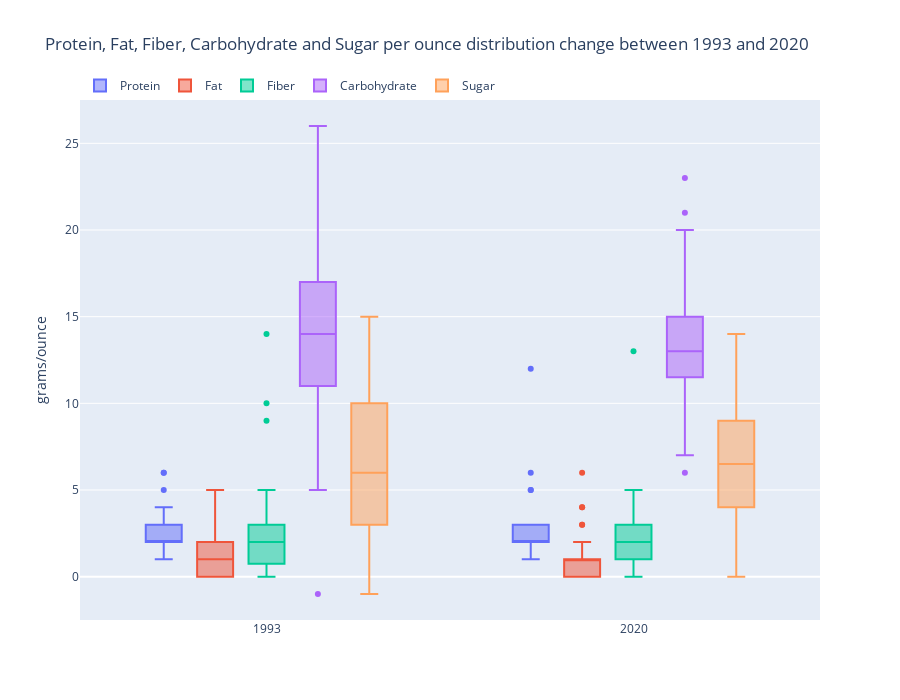

The cell this chart's notebook holds for it:
### Markdown cell above
#### `Protein`, `Fat`, `Fiber`, `Carbohydrate` and `Sugar`

### Code cell
fig = go.Figure()

for col_name in int_col_names[1:-2]:
    fig.add_trace(go.Box(y = df_main[col_name], x = df_main.Year, name = col_name, text = df_main['Name']))

fig.update_yaxes(title_text = 'grams/ounce')

fig.update_layout(boxmode = 'group', 
                  legend = dict(orientation = 'h', yanchor = 'bottom', y = 1.0, xanchor = 'left', x = 0),
                  height = 700,
                  title_text = 'Protein, Fat, Fiber, Carbohydrate and Sugar per ounce distribution change between 1993 and 2020')
fig.show()

### Figure 1 — Plotly figure (JSON) as saved in the notebook; plotly's stock layout.template omitted (floating-point values rounded to 4 significant figures)
{"data": [{"name": "Protein", "text": ["100% Bran", "100% Natural Bran", "All-Bran", "All-Bran with Extra Fiber", "Almond Delight", "Apple Cinnamon Cheerios", "Apple Jacks", "Basic 4", "Bran Chex", "Bran Flakes", "Cap'n'Crunch", "Cheerios", "Cinnamon Toast Crunch", "Clusters", "Cocoa Puffs", "Corn Chex", "Corn Flakes", "Corn Pops", "Count Chocula", "Cracklin' Oat Bran", "Cream of Wheat (Quick)", "Crispix", "Crispy Wheat & Raisins", "Double Chex", "Froot Loops", "Frosted Flakes", "Frosted Mini-Wheats", "Fruit & Fibre Dates", "Fruitful Bran", "Fruity Pebbles", "Golden Crisp", "Golden Grahams", "Grape Nuts Flakes", "Grape-Nuts", "Great Grains Pecan", "Honey Graham Ohs", "Honey Nut Cheerios", "Honey-comb", "Just Right Crunchy  Nuggets", "Just Right Fruit & Nut", "Kix", "Life", "Lucky Charms", "Maypo", "Dates & Almonds", "Peaches & Pecans", "Mueslix Crispy Blend", "Multi-Grain Cheerios", "Nut&Honey Crunch", "Nutri-Grain Almond-Raisin", "Nutri-grain Wheat", "Oatmeal Raisin Crisp", "Post Nat. Raisin Bran", "Product 19", "Puffed Rice", "Puffed Wheat", "Quaker Oat Squares", "Quaker Oatmeal", "Raisin Bran", "Raisin Nut Bran", "Raisin Squares", "Rice Chex", "Rice Krispies", "Shredded Wheat", "Shredded Wheat 'n'Bran", "Shredded Wheat spoon size", "Smacks", "Special K", "Strawberry Fruit Wheats", "Total Corn Flakes", "Total Raisin Bran", "Total Whole Grain", "Triples", "Trix", "Walnuts & Oats", "Wheat Chex", "Wheaties", "Wheaties Honey Gold", "All-Bran Complete Wheat Flakes Cereal", "Eggo", "Honey Smacks", "Krave Double Chocolate", "Peeps", "Smart Start", "Annie's Whole Grain Cereal", "Cascadian Farm Organic Raisin Bran", "Cheerios Multi Grain", "Chex Wheat Cereal", "Cookie Crisp", "Dunkaroos", "Fiber One", "Good Belly", "Larabar (Peanut Butter)", "Oatmeal Crisp", "Wonderworks (Peanut Butter)", "Ahold 100% Whole Grain", "Hannaford Frosted Flakes", "Martin's Food Lion", "Hannaford Tasteeos Cereal", "Ahold Vanilla Almond Cereal", "Kelloggs Special Fruit & Yogurt", "Kelloggs Special Original Cereal", "Quaker Life Cinnamon Multigrain", "Quaker Life Original Multigrain", "Quaker Life Ltd. Edition, Pumpkin Spice", "All-Bran", "Apple Jacks", "Basic 4", "Cocoa Puffs", "Corn Flakes", "Corn Pops", "Cracklin' Oat Bran", "Crispix", "Froot Loops", "Frosted Flakes", "Golden Grahams", "Kix", "Oatmeal Raisin Crisp", "Raisin Bran", "Raisin Nut Bran", "Rice Krispies", "Special K", "Total Whole Grain", "Trix", "Wheaties"], "type": "box", "x": [1993, 1993, 1993, 1993, 1993, 1993, 1993, 1993, 1993, 1993, 1993, 1993, 1993, 1993, 1993, 1993, 1993, 1993, 1993, 1993, 1993, 1993, 1993, 1993, 1993, 1993, 1993, 1993, 1993, 1993, 1993, 1993, 1993, 1993, 1993, 1993, 1993, 1993, 1993, 1993, 1993, 1993, 1993, 1993, 1993, 1993, 1993, 1993, 1993, 1993, 1993, 1993, 1993, 1993, 1993, 1993, 1993, 1993, 1993, 1993, 1993, 1993, 1993, 1993, 1993, 1993, 1993, 1993, 1993, 1993, 1993, 1993, 1993, 1993, 1993, 1993, 1993, 2020, 2020, 2020, 2020, 2020, 2020, 2020, 2020, 2020, 2020, 2020, 2020, 2020, 2020, 2020, 2020, 2020, 2020, 2020, 2020, 2020, 2020, 2020, 2020, 2020, 2020, 2020, 2020, 2020, 2020, 2020, 2020, 2020, 2020, 2020, 2020, 2020, 2020, 2020, 2020, 2020, 2020, 2020, 2020, 2020, 2020, 2020, 2020], "y": [4, 3, 4, 4, 2, 2, 2, 2, 2, 3, 1, 6, 1, 3, 1, 2, 2, 1, 1, 3, 3, 2, 2, 2, 2, 1, 3, 2, 2, 1, 2, 1, 3, 3, 3, 1, 3, 1, 2, 2, 2, 4, 2, 4, 4, 4, 2, 2, 2, 2, 3, 2, 2, 3, 2, 4, 4, 5, 2, 3, 2, 1, 2, 2, 3, 3, 2, 6, 2, 2, 2, 3, 2, 1, 2, 3, 3, 2, 3, 2, 2, 2, 1, 2, 3, 2, 2, 3, 2, 1, 2, 3, 3, 3, 12, 3, 1, 3, 3, 2, 2, 5, 2, 3, 2, 3, 1, 2, 2, 2, 1, 2, 2, 1, 2, 1, 2, 1, 2, 2, 2, 5, 6, 1, 2]}, {"name": "Fat", "text": ["100% Bran", "100% Natural Bran", "All-Bran", "All-Bran with Extra Fiber", "Almond Delight", "Apple Cinnamon Cheerios", "Apple Jacks", "Basic 4", "Bran Chex", "Bran Flakes", "Cap'n'Crunch", "Cheerios", "Cinnamon Toast Crunch", "Clusters", "Cocoa Puffs", "Corn Chex", "Corn Flakes", "Corn Pops", "Count Chocula", "Cracklin' Oat Bran", "Cream of Wheat (Quick)", "Crispix", "Crispy Wheat & Raisins", "Double Chex", "Froot Loops", "Frosted Flakes", "Frosted Mini-Wheats", "Fruit & Fibre Dates", "Fruitful Bran", "Fruity Pebbles", "Golden Crisp", "Golden Grahams", "Grape Nuts Flakes", "Grape-Nuts", "Great Grains Pecan", "Honey Graham Ohs", "Honey Nut Cheerios", "Honey-comb", "Just Right Crunchy  Nuggets", "Just Right Fruit & Nut", "Kix", "Life", "Lucky Charms", "Maypo", "Dates & Almonds", "Peaches & Pecans", "Mueslix Crispy Blend", "Multi-Grain Cheerios", "Nut&Honey Crunch", "Nutri-Grain Almond-Raisin", "Nutri-grain Wheat", "Oatmeal Raisin Crisp", "Post Nat. Raisin Bran", "Product 19", "Puffed Rice", "Puffed Wheat", "Quaker Oat Squares", "Quaker Oatmeal", "Raisin Bran", "Raisin Nut Bran", "Raisin Squares", "Rice Chex", "Rice Krispies", "Shredded Wheat", "Shredded Wheat 'n'Bran", "Shredded Wheat spoon size", "Smacks", "Special K", "Strawberry Fruit Wheats", "Total Corn Flakes", "Total Raisin Bran", "Total Whole Grain", "Triples", "Trix", "Walnuts & Oats", "Wheat Chex", "Wheaties", "Wheaties Honey Gold", "All-Bran Complete Wheat Flakes Cereal", "Eggo", "Honey Smacks", "Krave Double Chocolate", "Peeps", "Smart Start", "Annie's Whole Grain Cereal", "Cascadian Farm Organic Raisin Bran", "Cheerios Multi Grain", "Chex Wheat Cereal", "Cookie Crisp", "Dunkaroos", "Fiber One", "Good Belly", "Larabar (Peanut Butter)", "Oatmeal Crisp", "Wonderworks (Peanut Butter)", "Ahold 100% Whole Grain", "Hannaford Frosted Flakes", "Martin's Food Lion", "Hannaford Tasteeos Cereal", "Ahold Vanilla Almond Cereal", "Kelloggs Special Fruit & Yogurt", "Kelloggs Special Original Cereal", "Quaker Life Cinnamon Multigrain", "Quaker Life Original Multigrain", "Quaker Life Ltd. Edition, Pumpkin Spice", "All-Bran", "Apple Jacks", "Basic 4", "Cocoa Puffs", "Corn Flakes", "Corn Pops", "Cracklin' Oat Bran", "Crispix", "Froot Loops", "Frosted Flakes", "Golden Grahams", "Kix", "Oatmeal Raisin Crisp", "Raisin Bran", "Raisin Nut Bran", "Rice Krispies", "Special K", "Total Whole Grain", "Trix", "Wheaties"], "type": "box", "x": [1993, 1993, 1993, 1993, 1993, 1993, 1993, 1993, 1993, 1993, 1993, 1993, 1993, 1993, 1993, 1993, 1993, 1993, 1993, 1993, 1993, 1993, 1993, 1993, 1993, 1993, 1993, 1993, 1993, 1993, 1993, 1993, 1993, 1993, 1993, 1993, 1993, 1993, 1993, 1993, 1993, 1993, 1993, 1993, 1993, 1993, 1993, 1993, 1993, 1993, 1993, 1993, 1993, 1993, 1993, 1993, 1993, 1993, 1993, 1993, 1993, 1993, 1993, 1993, 1993, 1993, 1993, 1993, 1993, 1993, 1993, 1993, 1993, 1993, 1993, 1993, 1993, 2020, 2020, 2020, 2020, 2020, 2020, 2020, 2020, 2020, 2020, 2020, 2020, 2020, 2020, 2020, 2020, 2020, 2020, 2020, 2020, 2020, 2020, 2020, 2020, 2020, 2020, 2020, 2020, 2020, 2020, 2020, 2020, 2020, 2020, 2020, 2020, 2020, 2020, 2020, 2020, 2020, 2020, 2020, 2020, 2020, 2020, 2020, 2020], "y": [1, 5, 1, 0, 2, 2, 0, 2, 1, 0, 2, 2, 3, 2, 1, 0, 0, 0, 1, 3, 0, 0, 1, 0, 1, 0, 0, 2, 0, 1, 0, 1, 1, 0, 3, 2, 1, 0, 1, 1, 1, 2, 1, 1, 3, 3, 1, 1, 1, 2, 0, 2, 1, 0, 0, 0, 1, 2, 1, 2, 0, 0, 0, 0, 0, 0, 1, 0, 0, 1, 1, 1, 1, 1, 2, 1, 1, 1, 0, 1, 0, 3, 0, 0, 1, 1, 1, 0, 1, 1, 1, 3, 6, 0, 4, 1, 0, 1, 2, 1, 1, 0, 1, 1, 1, 1, 1, 1, 2, 0, 0, 4, 0, 1, 0, 1, 1, 2, 0, 2, 0, 0, 1, 1, 0]}, {"name": "Fiber", "text": ["100% Bran", "100% Natural Bran", "All-Bran", "All-Bran with Extra Fiber", "Almond Delight", "Apple Cinnamon Cheerios", "Apple Jacks", "Basic 4", "Bran Chex", "Bran Flakes", "Cap'n'Crunch", "Cheerios", "Cinnamon Toast Crunch", "Clusters", "Cocoa Puffs", "Corn Chex", "Corn Flakes", "Corn Pops", "Count Chocula", "Cracklin' Oat Bran", "Cream of Wheat (Quick)", "Crispix", "Crispy Wheat & Raisins", "Double Chex", "Froot Loops", "Frosted Flakes", "Frosted Mini-Wheats", "Fruit & Fibre Dates", "Fruitful Bran", "Fruity Pebbles", "Golden Crisp", "Golden Grahams", "Grape Nuts Flakes", "Grape-Nuts", "Great Grains Pecan", "Honey Graham Ohs", "Honey Nut Cheerios", "Honey-comb", "Just Right Crunchy  Nuggets", "Just Right Fruit & Nut", "Kix", "Life", "Lucky Charms", "Maypo", "Dates & Almonds", "Peaches & Pecans", "Mueslix Crispy Blend", "Multi-Grain Cheerios", "Nut&Honey Crunch", "Nutri-Grain Almond-Raisin", "Nutri-grain Wheat", "Oatmeal Raisin Crisp", "Post Nat. Raisin Bran", "Product 19", "Puffed Rice", "Puffed Wheat", "Quaker Oat Squares", "Quaker Oatmeal", "Raisin Bran", "Raisin Nut Bran", "Raisin Squares", "Rice Chex", "Rice Krispies", "Shredded Wheat", "Shredded Wheat 'n'Bran", "Shredded Wheat spoon size", "Smacks", "Special K", "Strawberry Fruit Wheats", "Total Corn Flakes", "Total Raisin Bran", "Total Whole Grain", "Triples", "Trix", "Walnuts & Oats", "Wheat Chex", "Wheaties", "Wheaties Honey Gold", "All-Bran Complete Wheat Flakes Cereal", "Eggo", "Honey Smacks", "Krave Double Chocolate", "Peeps", "Smart Start", "Annie's Whole Grain Cereal", "Cascadian Farm Organic Raisin Bran", "Cheerios Multi Grain", "Chex Wheat Cereal", "Cookie Crisp", "Dunkaroos", "Fiber One", "Good Belly", "Larabar (Peanut Butter)", "Oatmeal Crisp", "Wonderworks (Peanut Butter)", "Ahold 100% Whole Grain", "Hannaford Frosted Flakes", "Martin's Food Lion", "Hannaford Tasteeos Cereal", "Ahold Vanilla Almond Cereal", "Kelloggs Special Fruit & Yogurt", "Kelloggs Special Original Cereal", "Quaker Life Cinnamon Multigrain", "Quaker Life Original Multigrain", "Quaker Life Ltd. Edition, Pumpkin Spice", "All-Bran", "Apple Jacks", "Basic 4", "Cocoa Puffs", "Corn Flakes", "Corn Pops", "Cracklin' Oat Bran", "Crispix", "Froot Loops", "Frosted Flakes", "Golden Grahams", "Kix", "Oatmeal Raisin Crisp", "Raisin Bran", "Raisin Nut Bran", "Rice Krispies", "Special K", "Total Whole Grain", "Trix", "Wheaties"], "type": "box", "x": [1993, 1993, 1993, 1993, 1993, 1993, 1993, 1993, 1993, 1993, 1993, 1993, 1993, 1993, 1993, 1993, 1993, 1993, 1993, 1993, 1993, 1993, 1993, 1993, 1993, 1993, 1993, 1993, 1993, 1993, 1993, 1993, 1993, 1993, 1993, 1993, 1993, 1993, 1993, 1993, 1993, 1993, 1993, 1993, 1993, 1993, 1993, 1993, 1993, 1993, 1993, 1993, 1993, 1993, 1993, 1993, 1993, 1993, 1993, 1993, 1993, 1993, 1993, 1993, 1993, 1993, 1993, 1993, 1993, 1993, 1993, 1993, 1993, 1993, 1993, 1993, 1993, 2020, 2020, 2020, 2020, 2020, 2020, 2020, 2020, 2020, 2020, 2020, 2020, 2020, 2020, 2020, 2020, 2020, 2020, 2020, 2020, 2020, 2020, 2020, 2020, 2020, 2020, 2020, 2020, 2020, 2020, 2020, 2020, 2020, 2020, 2020, 2020, 2020, 2020, 2020, 2020, 2020, 2020, 2020, 2020, 2020, 2020, 2020, 2020], "y": [10, 2, 9, 14, 1, 2, 1, 2, 4, 5, 0, 2, 0, 2, 0, 0, 1, 1, 0, 4, 1, 1, 2, 1, 1, 1, 3, 4, 4, 0, 0, 0, 3, 3, 3, 1, 2, 0, 1, 2, 0, 2, 0, 0, 3, 3, 2, 2, 0, 2, 3, 1, 5, 1, 0, 2, 2, 3, 4, 2, 2, 0, 0, 4, 4, 3, 1, 1, 3, 0, 3, 3, 0, 0, 4, 3, 3, 1, 5, 2, 2, 2, 1, 1, 3, 3, 3, 4, 2, 1, 13, 3, 2, 3, 2, 3, 1, 5, 2, 2, 2, 0, 1, 2, 1, 5, 1, 3, 2, 1, 0, 4, 0, 1, 1, 1, 2, 3, 2, 3, 0, 1, 3, 1, 3]}, {"name": "Carbohydrate", "text": ["100% Bran", "100% Natural Bran", "All-Bran", "All-Bran with Extra Fiber", "Almond Delight", "Apple Cinnamon Cheerios", "Apple Jacks", "Basic 4", "Bran Chex", "Bran Flakes", "Cap'n'Crunch", "Cheerios", "Cinnamon Toast Crunch", "Clusters", "Cocoa Puffs", "Corn Chex", "Corn Flakes", "Corn Pops", "Count Chocula", "Cracklin' Oat Bran", "Cream of Wheat (Quick)", "Crispix", "Crispy Wheat & Raisins", "Double Chex", "Froot Loops", "Frosted Flakes", "Frosted Mini-Wheats", "Fruit & Fibre Dates", "Fruitful Bran", "Fruity Pebbles", "Golden Crisp", "Golden Grahams", "Grape Nuts Flakes", "Grape-Nuts", "Great Grains Pecan", "Honey Graham Ohs", "Honey Nut Cheerios", "Honey-comb", "Just Right Crunchy  Nuggets", "Just Right Fruit & Nut", "Kix", "Life", "Lucky Charms", "Maypo", "Dates & Almonds", "Peaches & Pecans", "Mueslix Crispy Blend", "Multi-Grain Cheerios", "Nut&Honey Crunch", "Nutri-Grain Almond-Raisin", "Nutri-grain Wheat", "Oatmeal Raisin Crisp", "Post Nat. Raisin Bran", "Product 19", "Puffed Rice", "Puffed Wheat", "Quaker Oat Squares", "Quaker Oatmeal", "Raisin Bran", "Raisin Nut Bran", "Raisin Squares", "Rice Chex", "Rice Krispies", "Shredded Wheat", "Shredded Wheat 'n'Bran", "Shredded Wheat spoon size", "Smacks", "Special K", "Strawberry Fruit Wheats", "Total Corn Flakes", "Total Raisin Bran", "Total Whole Grain", "Triples", "Trix", "Walnuts & Oats", "Wheat Chex", "Wheaties", "Wheaties Honey Gold", "All-Bran Complete Wheat Flakes Cereal", "Eggo", "Honey Smacks", "Krave Double Chocolate", "Peeps", "Smart Start", "Annie's Whole Grain Cereal", "Cascadian Farm Organic Raisin Bran", "Cheerios Multi Grain", "Chex Wheat Cereal", "Cookie Crisp", "Dunkaroos", "Fiber One", "Good Belly", "Larabar (Peanut Butter)", "Oatmeal Crisp", "Wonderworks (Peanut Butter)", "Ahold 100% Whole Grain", "Hannaford Frosted Flakes", "Martin's Food Lion", "Hannaford Tasteeos Cereal", "Ahold Vanilla Almond Cereal", "Kelloggs Special Fruit & Yogurt", "Kelloggs Special Original Cereal", "Quaker Life Cinnamon Multigrain", "Quaker Life Original Multigrain", "Quaker Life Ltd. Edition, Pumpkin Spice", "All-Bran", "Apple Jacks", "Basic 4", "Cocoa Puffs", "Corn Flakes", "Corn Pops", "Cracklin' Oat Bran", "Crispix", "Froot Loops", "Frosted Flakes", "Golden Grahams", "Kix", "Oatmeal Raisin Crisp", "Raisin Bran", "Raisin Nut Bran", "Rice Krispies", "Special K", "Total Whole Grain", "Trix", "Wheaties"], "type": "box", "x": [1993, 1993, 1993, 1993, 1993, 1993, 1993, 1993, 1993, 1993, 1993, 1993, 1993, 1993, 1993, 1993, 1993, 1993, 1993, 1993, 1993, 1993, 1993, 1993, 1993, 1993, 1993, 1993, 1993, 1993, 1993, 1993, 1993, 1993, 1993, 1993, 1993, 1993, 1993, 1993, 1993, 1993, 1993, 1993, 1993, 1993, 1993, 1993, 1993, 1993, 1993, 1993, 1993, 1993, 1993, 1993, 1993, 1993, 1993, 1993, 1993, 1993, 1993, 1993, 1993, 1993, 1993, 1993, 1993, 1993, 1993, 1993, 1993, 1993, 1993, 1993, 1993, 2020, 2020, 2020, 2020, 2020, 2020, 2020, 2020, 2020, 2020, 2020, 2020, 2020, 2020, 2020, 2020, 2020, 2020, 2020, 2020, 2020, 2020, 2020, 2020, 2020, 2020, 2020, 2020, 2020, 2020, 2020, 2020, 2020, 2020, 2020, 2020, 2020, 2020, 2020, 2020, 2020, 2020, 2020, 2020, 2020, 2020, 2020, 2020], "y": [5, 8, 7, 8, 14, 10, 11, 14, 15, 13, 12, 17, 13, 13, 12, 22, 21, 13, 12, 10, 21, 21, 11, 18, 11, 14, 14, 10, 11, 13, 11, 15, 15, 17, 13, 12, 12, 14, 17, 15, 21, 12, 12, 16, 16, 16, 11, 15, 15, 16, 18, 11, 8, 20, 26, 20, 14, -1, 11, 10, 15, 23, 22, 19, 19, 20, 9, 16, 15, 21, 10, 16, 21, 13, 10, 17, 17, 16, 13, 11, 9, 8, 12, 16, 13, 12, 15, 18, 13, 15, 11, 11, 11, 13, 7, 19, 14, 13, 18, 13, 14, 15, 10, 15, 12, 8, 14, 13, 12, 20, 15, 6, 21, 13, 15, 13, 17, 10, 9, 12, 23, 16, 14, 14, 13]}, {"name": "Sugar", "text": ["100% Bran", "100% Natural Bran", "All-Bran", "All-Bran with Extra Fiber", "Almond Delight", "Apple Cinnamon Cheerios", "Apple Jacks", "Basic 4", "Bran Chex", "Bran Flakes", "Cap'n'Crunch", "Cheerios", "Cinnamon Toast Crunch", "Clusters", "Cocoa Puffs", "Corn Chex", "Corn Flakes", "Corn Pops", "Count Chocula", "Cracklin' Oat Bran", "Cream of Wheat (Quick)", "Crispix", "Crispy Wheat & Raisins", "Double Chex", "Froot Loops", "Frosted Flakes", "Frosted Mini-Wheats", "Fruit & Fibre Dates", "Fruitful Bran", "Fruity Pebbles", "Golden Crisp", "Golden Grahams", "Grape Nuts Flakes", "Grape-Nuts", "Great Grains Pecan", "Honey Graham Ohs", "Honey Nut Cheerios", "Honey-comb", "Just Right Crunchy  Nuggets", "Just Right Fruit & Nut", "Kix", "Life", "Lucky Charms", "Maypo", "Dates & Almonds", "Peaches & Pecans", "Mueslix Crispy Blend", "Multi-Grain Cheerios", "Nut&Honey Crunch", "Nutri-Grain Almond-Raisin", "Nutri-grain Wheat", "Oatmeal Raisin Crisp", "Post Nat. Raisin Bran", "Product 19", "Puffed Rice", "Puffed Wheat", "Quaker Oat Squares", "Quaker Oatmeal", "Raisin Bran", "Raisin Nut Bran", "Raisin Squares", "Rice Chex", "Rice Krispies", "Shredded Wheat", "Shredded Wheat 'n'Bran", "Shredded Wheat spoon size", "Smacks", "Special K", "Strawberry Fruit Wheats", "Total Corn Flakes", "Total Raisin Bran", "Total Whole Grain", "Triples", "Trix", "Walnuts & Oats", "Wheat Chex", "Wheaties", "Wheaties Honey Gold", "All-Bran Complete Wheat Flakes Cereal", "Eggo", "Honey Smacks", "Krave Double Chocolate", "Peeps", "Smart Start", "Annie's Whole Grain Cereal", "Cascadian Farm Organic Raisin Bran", "Cheerios Multi Grain", "Chex Wheat Cereal", "Cookie Crisp", "Dunkaroos", "Fiber One", "Good Belly", "Larabar (Peanut Butter)", "Oatmeal Crisp", "Wonderworks (Peanut Butter)", "Ahold 100% Whole Grain", "Hannaford Frosted Flakes", "Martin's Food Lion", "Hannaford Tasteeos Cereal", "Ahold Vanilla Almond Cereal", "Kelloggs Special Fruit & Yogurt", "Kelloggs Special Original Cereal", "Quaker Life Cinnamon Multigrain", "Quaker Life Original Multigrain", "Quaker Life Ltd. Edition, Pumpkin Spice", "All-Bran", "Apple Jacks", "Basic 4", "Cocoa Puffs", "Corn Flakes", "Corn Pops", "Cracklin' Oat Bran", "Crispix", "Froot Loops", "Frosted Flakes", "Golden Grahams", "Kix", "Oatmeal Raisin Crisp", "Raisin Bran", "Raisin Nut Bran", "Rice Krispies", "Special K", "Total Whole Grain", "Trix", "Wheaties"], "type": "box", "x": [1993, 1993, 1993, 1993, 1993, 1993, 1993, 1993, 1993, 1993, 1993, 1993, 1993, 1993, 1993, 1993, 1993, 1993, 1993, 1993, 1993, 1993, 1993, 1993, 1993, 1993, 1993, 1993, 1993, 1993, 1993, 1993, 1993, 1993, 1993, 1993, 1993, 1993, 1993, 1993, 1993, 1993, 1993, 1993, 1993, 1993, 1993, 1993, 1993, 1993, 1993, 1993, 1993, 1993, 1993, 1993, 1993, 1993, 1993, 1993, 1993, 1993, 1993, 1993, 1993, 1993, 1993, 1993, 1993, 1993, 1993, 1993, 1993, 1993, 1993, 1993, 1993, 2020, 2020, 2020, 2020, 2020, 2020, 2020, 2020, 2020, 2020, 2020, 2020, 2020, 2020, 2020, 2020, 2020, 2020, 2020, 2020, 2020, 2020, 2020, 2020, 2020, 2020, 2020, 2020, 2020, 2020, 2020, 2020, 2020, 2020, 2020, 2020, 2020, 2020, 2020, 2020, 2020, 2020, 2020, 2020, 2020, 2020, 2020, 2020], "y": [6, 8, 5, 0, 8, 10, 14, 6, 6, 5, 12, 1, 9, 7, 13, 3, 2, 12, 13, 7, 0, 3, 10, 5, 13, 11, 7, 8, 9, 12, 15, 9, 5, 3, 4, 11, 10, 11, 6, 7, 3, 6, 12, 3, 11, 11, 9, 6, 9, 5, 2, 8, 11, 3, 0, 0, 6, -1, 9, 8, 6, 2, 3, 0, 0, 0, 15, 3, 5, 3, 9, 3, 3, 12, 8, 3, 3, 8, 5, 10, 14, 11, 13, 8, 7, 7, 6, 3, 9, 10, 0, 7, 5, 6, 1, 0, 10, 4, 1, 8, 9, 3, 6, 6, 4, 5, 10, 6, 9, 3, 11, 8, 4, 9, 9, 9, 3, 6, 9, 8, 3, 4, 4, 9, 4]}], "layout": {"boxmode": "group", "height": 700, "legend": {"orientation": "h", "x": 0, "xanchor": "left", "y": 1, "yanchor": "bottom"}, "title": {"text": "Protein, Fat, Fiber, Carbohydrate and Sugar per ounce distribution change between 1993 and 2020"}, "yaxis": {"title": {"text": "grams/ounce"}}}}
